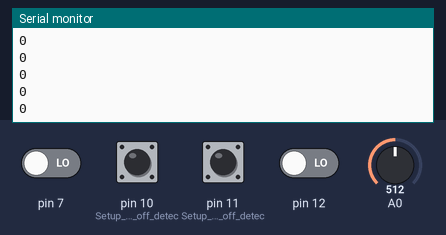
Bench run of a sketch on a simulated Arduino Uno, built with avr-gcc and run on an emulated ATmega328P. Parts: the last lines printed to the serial monitor. Inputs (shaded band) come from the test bench; at power-on: pin 7, pin 10 (Setup_for_leads_off_detec), pin 11 (Setup_for_leads_off_detec), pin 12 LOW, A0 = 512.

Above: at 1.2 s.
1.3 s: pin 7 driven HIGH
At 2.4 s:
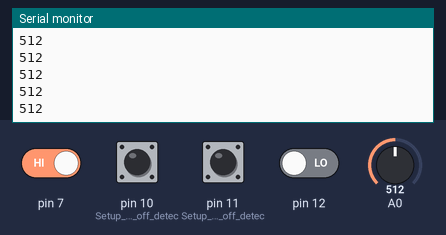
2.8 s: pin 10 (Setup_for_leads_off_detec) pulled HIGH for 0.15 s
4.4 s: A0 set to 716
At 5.5 s:
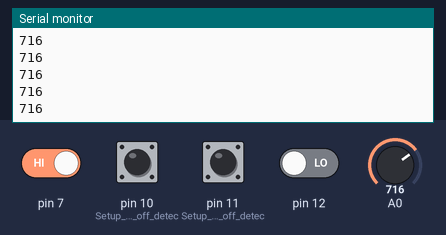
5.9 s: pin 12 driven HIGH
7.4 s: A0 set to 900
At 8.0 s:
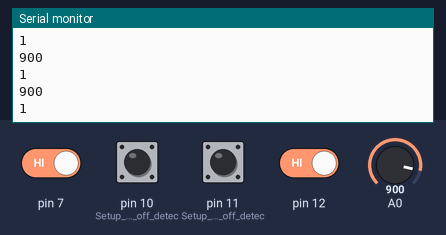
8.9 s: pin 12 driven LOW
Timing chart, 0 to 11.4 s (numbered marks = the images above; inputs shaded):
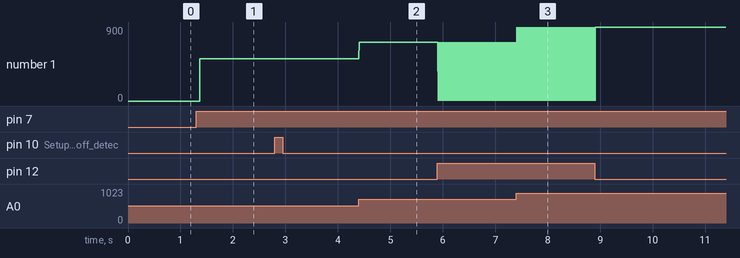

Measured:
- after the input at 1.3 s, the serial monitor: prints a new line after 0.07 s (image 1)
- after the input at 4.4 s, the serial monitor: prints a new line at once (image 2)
- after the input at 7.4 s, the serial monitor: prints a new line at once (image 3)
- plotted number 1: 0 → 512 after the input at 1.3 s, 512 → 716 after the input at 4.4 s, 716 → 900 after the input at 7.4 s

The sketch:

hack_fin.ino
```cpp
#include <Arduino.h>

int x;
void setup() {
  // initialize the serial communication:
  Serial.begin(9600);
  pinMode(10, INPUT); // Setup for leads off detection LO +
  pinMode(11, INPUT); // Setup for leads off detection LO -
  pinMode(7, INPUT);
}

void loop() {
  Serial.println(digitalRead(7));
  int y=0;
  x=0;
  if (digitalRead(7)==1 && y==0){

    for (x = 0; x<10000; x++){
      if (digitalRead(12)==1){
      y=1;
      x=10001;
    }
      if((digitalRead(10) == 1)||(digitalRead(11) == 1)){
       Serial.println('!');
      }
      else{
        Serial.println(analogRead(A0));
        delay(10);
      }
    }
  }
}
```
